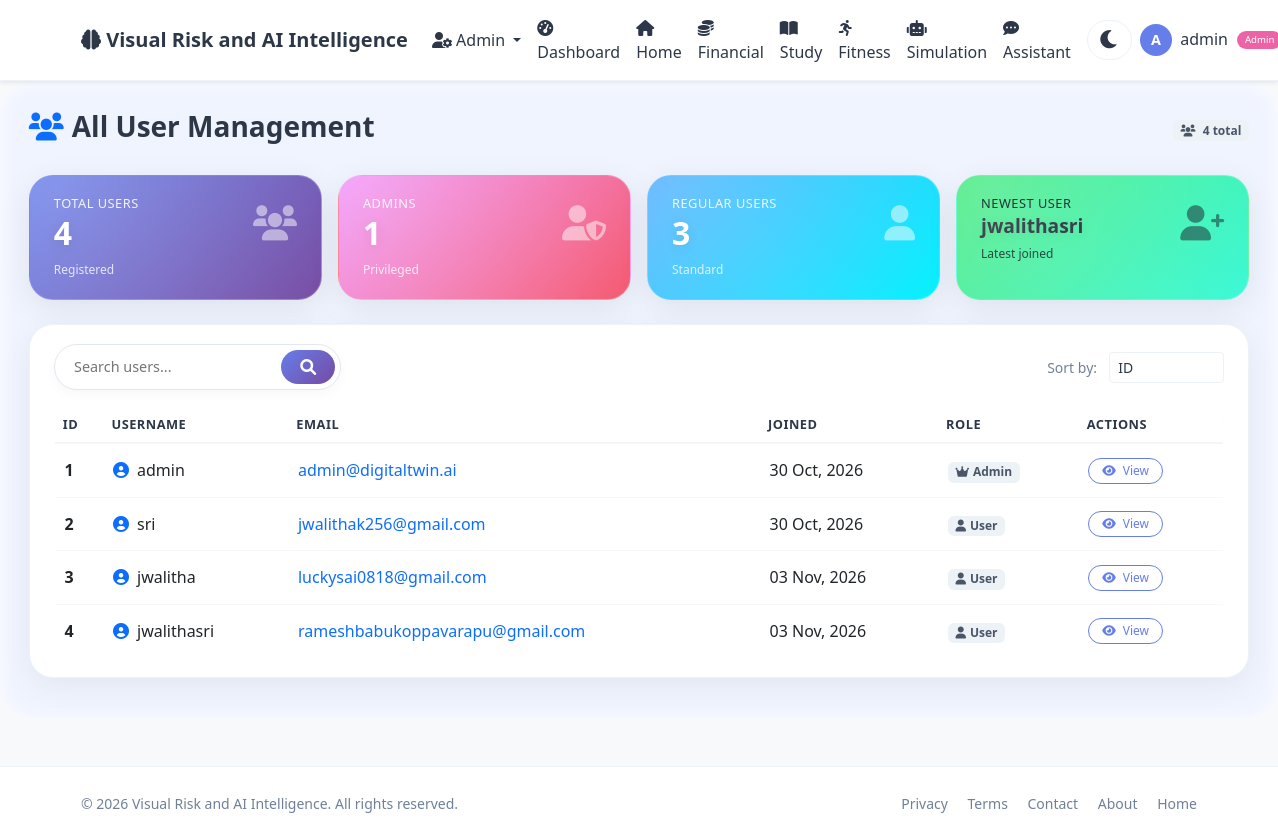
The app's page /admin/users (signed in) with its own data.
### app.py (models this page shows, shortened)
class User(UserMixin, db.Model):
    id = db.Column(db.Integer, primary_key=True)
    username = db.Column(db.String(80), unique=True, nullable=False)
    email = db.Column(db.String(120), unique=True, nullable=False)
    password_hash = db.Column(db.String(200), nullable=False)
    age = db.Column(db.Integer, default=25)
    occupation = db.Column(db.String(100), default='Student')
    monthly_income = db.Column(db.Float, default=50000)
    monthly_expenses = db.Column(db.Float, default=35000)
    savings = db.Column(db.Float, default=100000)
    study_hours_per_week = db.Column(db.Float, default=20)
    fitness_hours_per_week = db.Column(db.Float, default=5)
    sleep_hours_per_day = db.Column(db.Float, default=7)
    created_at = db.Column(db.DateTime, default=datetime.utcnow)
    is_admin = db.Column(db.Boolean, default=False)
    transactions = db.relationship('Transaction', backref='user', lazy=True)
    study_logs = db.relationship('StudyLog', backref='user', lazy=True)
    fitness_logs = db.relationship('FitnessLog', backref='user', lazy=True)
    goals = db.relationship('Goal', backref='user', lazy=True)

### app.py (the view)
@app.route('/admin/users')
@login_required
def admin_users():
    if not current_user.is_admin:
        flash('Admin access required.')
        return redirect(url_for('user_dashboard'))
    users = User.query.all()
    return render_template('admin/users.html', users=users)

### app.py (called while the page is built)
@app.context_processor
def utility_processor():
    return dict(datetime=datetime)

@login_manager.user_loader
def load_user(user_id):
    return User.query.get(int(user_id))

### templates/admin/users.html (shortened to what this page needs)
{% extends "base.html" %}
{% block content %}
<div class="users-wrapper">
    <div class="d-flex flex-wrap justify-content-between align-items-center mb-4">
        <h3 class="fw-bold"><i class="fas fa-users text-primary me-2"></i>All User Management</h3>
        <span class="badge bg-light text-dark"><i class="fas fa-users me-1"></i> {{ users|length }} total</span>
    </div>
    <div class="row g-3 mb-4">
        <div class="col-6 col-md-3">
            <div class="metric-card" style="background: linear-gradient(135deg, #667eea, #764ba2);">
                <div class="d-flex justify-content-between align-items-start">
                    <div>
                        <h5>Total Users</h5>
                        <h2>{{ users|length }}</h2>
                        <small>Registered</small>
                    </div>
                    <div class="card-icon"><i class="fas fa-users"></i></div>
                </div>
            </div>
        </div>
        <div class="col-6 col-md-3">
            <div class="metric-card" style="background: linear-gradient(135deg, #f093fb, #f5576c);">
                <div class="d-flex justify-content-between align-items-start">
                    <div>
                        <h5>Admins</h5>
                        <h2>{{ users|selectattr('is_admin')|list|length }}</h2>
                        <small>Privileged</small>
                    </div>
                    <div class="card-icon"><i class="fas fa-user-shield"></i></div>
                </div>
            </div>
        </div>
        <div class="col-6 col-md-3">
            <div class="metric-card" style="background: linear-gradient(135deg, #4facfe, #00f2fe);">
                <div class="d-flex justify-content-between align-items-start">
                    <div>
                        <h5>Regular Users</h5>
                        <h2>{{ users|rejectattr('is_admin')|list|length }}</h2>
                        <small>Standard</small>
                    </div>
                    <div class="card-icon"><i class="fas fa-user"></i></div>
                </div>
            </div>
        </div>
        <div class="col-6 col-md-3">
            <div class="metric-card" style="background: linear-gradient(135deg, #43e97b, #38f9d7); color: #1a202c;">
                <div class="d-flex justify-content-between align-items-start">
                    <div>
                        <h5>Newest User</h5>
                        <h2 style="font-size:1.2rem;">{{ users[-1].username if users else 'N/A' }}</h2>
                        <small>Latest joined</small>
                    </div>
                    <div class="card-icon"><i class="fas fa-user-plus" style="color: #1a202c;"></i></div>
                </div>
            </div>
        </div>
    </div>
    <div class="glass-card">
        <div class="d-flex flex-wrap justify-content-between align-items-center mb-3">
            <div class="search-box">
                <input type="text" id="userSearch" placeholder="Search users..." onkeyup="filterUsers()">
                <button onclick="filterUsers()"><i class="fas fa-search"></i></button>
            </div>
            <div>
                <span class="text-muted small me-2">Sort by:</span>
                <select class="form-select form-select-sm d-inline-block w-auto" onchange="sortTable(this.value)">
                    <option value="id">ID</option>
                </select>
            </div>
        </div>
        <div class="table-responsive">
            <table class="table table-glass table-hover mb-0" id="userTable">
                <thead>
                    <tr>
                        <th>ID</th>
                        <th>Username</th>
                        <th>Email</th>
                        <th>Joined</th>
                        <th>Role</th>
                        <th>Actions</th>
                    </tr>
                </thead>
                <tbody>
                    {% for u in users %}
                    <tr>
                        <td><span class="fw-bold">{{ u.id }}</span></td>
                        <td><i class="fas fa-user-circle me-2 text-primary"></i>{{ u.username }}</td>
                        <td><a href="mailto:{{ u.email }}" class="text-decoration-none">{{ u.email }}</a></td>
                        <td>{{ u.created_at.strftime('%d %b, %Y') }}</td>
                        <td>
                            {% if u.is_admin %}
                                <span class="badge badge-admin"><i class="fas fa-crown me-1"></i>Admin</span>
                            {% else %}
                                <span class="badge badge-user"><i class="fas fa-user me-1"></i>User</span>
                            {% endif %}
                        </td>
                        <td>
                            <a href="{{ url_for('admin_user_detail', user_id=u.id) }}" class="btn btn-outline-primary action-btn">
                                <i class="fas fa-eye me-1"></i> View
                            </a>
                        </td>
                    </tr>
                    {% endfor %}
                </tbody>
            </table>
        </div>
    </div>
</div>
{% endblock %}

### templates/base.html (shortened to what this page needs)
<!DOCTYPE html>
<html lang="en" data-theme="light">
<head>
    <link
        href="https://cdn.jsdelivr.net/npm/bootstrap@5.3.0/dist/css/bootstrap.min.css"
        rel="stylesheet"
    >
    <link
        rel="stylesheet"
        href="https://cdnjs.cloudflare.com/ajax/libs/font-awesome/6.0.0/css/all.min.css"
    >
</head>
<body>
    <nav class="navbar navbar-expand-lg shadow-sm">
        <div class="container">
            <a class="navbar-brand fw-bold" href="{{ url_for('index') }}">
                <i class="fas fa-brain"></i>
                Visual Risk and AI Intelligence
            </a>
            <div class="collapse navbar-collapse" id="navbarNav">
                <ul class="navbar-nav ms-auto align-items-lg-center">
                    {% if current_user.is_authenticated %}
                        {% if current_user.is_admin %}
                            <li class="nav-item dropdown">
                                <a
                                    class="nav-link dropdown-toggle"
                                    href="#"
                                    id="adminDropdown"
                                    role="button"
                                    data-bs-toggle="dropdown"
                                    aria-expanded="false"
                                >
                                    <i class="fas fa-user-cog"></i> Admin
                                </a>
                            </li>
                        {% endif %}
                        <li class="nav-item">
                            <a class="nav-link" href="{{ url_for('user_dashboard') }}">
                                <i class="fas fa-tachometer-alt me-1"></i>
                                Dashboard
                            </a>
                        </li>
                        <li class="nav-item">
                            <a class="nav-link" href="{{ url_for('index') }}">
                                <i class="fas fa-home"></i> Home
                            </a>
                        </li>
                        <li class="nav-item">
                            <a class="nav-link" href="{{ url_for('user_financial') }}">
                                <i class="fas fa-coins me-1"></i> Financial
                            </a>
                        </li>
                        <li class="nav-item">
                            <a class="nav-link" href="{{ url_for('user_study') }}">
                                <i class="fas fa-book-open me-1"></i> Study
                            </a>
                        </li>
                        <li class="nav-item">
                            <a class="nav-link" href="{{ url_for('user_fitness') }}">
                                <i class="fas fa-running me-1"></i> Fitness
                            </a>
                        </li>
                        <li class="nav-item">
                            <a class="nav-link" href="{{ url_for('user_simulation') }}">
                                <i class="fas fa-robot me-1"></i> Simulation
                            </a>
                        </li>
                        <li class="nav-item">
                            <a class="nav-link" href="{{ url_for('user_assistant') }}">
                                <i class="fas fa-comment-dots me-1"></i> Assistant
                            </a>
                        </li>
                        <li class="nav-item">
                            <button
                                class="theme-toggle"
                                id="themeToggle"
                                type="button"
                                aria-label="Toggle light and dark theme"
                                title="Toggle theme"
                            >
                                <i class="fas fa-moon"></i>
                            </button>
                        </li>
                        <li class="nav-item dropdown">
                            <a
                                class="nav-link dropdown-toggle"
                                href="#"
                                id="userDropdown"
                                role="button"
                                data-bs-toggle="dropdown"
                                aria-expanded="false"
                            >
                                <span class="user-avatar">
                                    {{ (current_user.username or 'U')[0]|upper }}
                                </span>
                                <span class="ms-1">
                                    {{ current_user.username }}
                                </span>
                                {% if current_user.is_admin %}
                                    <span class="admin-badge">Admin</span>
                                {% endif %}
                            </a>
                        </li>
                    {% endif %}
                </ul>
            </div>
        </div>
    </nav>
    <main>
        {% block content %}{% endblock %}
    </main>
    <footer class="mt-5 py-4 border-top">
        <div class="container">
            <div class="row align-items-center">
                <div class="col-md-6 text-center text-md-start">
                    <span class="text-muted small">
                        &copy; 2026 Visual Risk and AI Intelligence.
                        All rights reserved.
                    </span>
                </div>
                <div class="col-md-6 text-center text-md-end mt-3 mt-md-0">
                    <a href="{{ url_for('privacy') }}"
                       class="text-muted text-decoration-none me-3 small">
                        Privacy
                    </a>
                    <a href="{{ url_for('terms') }}"
                       class="text-muted text-decoration-none me-3 small">
                        Terms
                    </a>
                    <a href="{{ url_for('contact') }}"
                       class="text-muted text-decoration-none me-3 small">
                        Contact
                    </a>
                    <a href="{{ url_for('about') }}"
                       class="text-muted text-decoration-none me-3 small">
                        About
                    </a>
                    <a href="{{ url_for('index') }}"
                       class="text-muted text-decoration-none small">
                        Home
                    </a>
                </div>
            </div>
        </div>
    </footer>
</body>
</html>

### templates/base.html (style rules this page uses)
:root { --bg-body: #f8f9fa; --bg-navbar: #ffffff; --bg-card: #ffffff; --text-primary: #2d3748; --text-muted: #718096; --border-color: #edf2f7; --shadow: 0 4px 20px rgba(0, 0, 0, 0.06); --accent: #667eea; --bg-input: #ffffff; --bg-light: #f7fafc; --bg-wrapper: #f0f4ff; --bg-hero: linear-gradient(135deg, #667eea 0%, #764ba2 100%); --dropdown-bg: #ffffff; --dropdown-text: #2d3748; --btn-bg: #667eea; --btn-hover: #5a6fd6; --badge-bg: #edf2f7; --badge-text: #4a5568; --progress-bg: #edf2f7; }
body { background: var(--bg-body) !important; color: var(--text-primary) !important; font-family: "Segoe UI", Tahoma, Geneva, Verdana, sans-serif; min-height: 100vh; transition: background 0.3s, color 0.3s; }
.navbar { background: var(--bg-navbar) !important; border-bottom: 1px solid var(--border-color); }
.navbar-brand, .nav-link { color: var(--text-primary) !important; }
.btn-outline-primary { color: var(--accent) !important; border-color: var(--accent) !important; }
.card, .glass-card, .chart-container, .predict-card, .profile-card, .goals-card, .card-glass, .chart-box, .predict-box, .activity-card { background: var(--bg-card) !important; border-color: var(--border-color) !important; color: var(--text-primary) !important; box-shadow: var(--shadow); }
.bg-light, .bg-white { background: var(--bg-card) !important; }
.text-muted { color: var(--text-muted) !important; }
.form-control, .form-select { background: var(--bg-input) !important; color: var(--text-primary) !important; border-color: var(--border-color) !important; }
.table { color: var(--text-primary) !important; }
.dashboard-wrapper, .finance-wrapper, .study-wrapper, .fitness-wrapper, .assistant-wrapper, .sim-wrapper, .users-wrapper, .detail-wrapper, .about-wrapper, .privacy-wrapper, .terms-wrapper, .contact-wrapper { background: var(--bg-wrapper) !important; }
.border-top, .border-bottom { border-color: var(--border-color) !important; }
.badge { background: var(--badge-bg) !important; color: var(--badge-text) !important; }
.admin-badge { font-size: 0.6rem; background: #ed64a6; color: #ffffff; padding: 0.15rem 0.5rem; border-radius: 30px; margin-left: 0.3rem; vertical-align: middle; }
.theme-toggle { background: var(--bg-input); border: 1px solid var(--border-color); font-size: 1.3rem; color: var(--text-primary); cursor: pointer; transition: transform 0.3s; padding: 0.2rem 0.7rem; border-radius: 30px; margin-left: 0.5rem; }
.user-avatar { width: 32px; height: 32px; border-radius: 50%; background: var(--accent); color: #ffffff; display: inline-flex; align-items: center; justify-content: center; font-weight: 600; font-size: 0.9rem; }
footer { background: var(--bg-card) !important; border-color: var(--border-color) !important; }

### records on screen
User: username "A", username "admin", id "1", email "admin@digitaltwin.ai", created_at "30 Oct, 2026", is_admin True (drawn)
User: username "jwalithasri", id "4", email "rameshbabukoppavarapu@gmail.com", created_at "03 Nov, 2026", is_admin False (drawn)
User: id "2", username "sri", email "jwalithak256@gmail.com", created_at "30 Oct, 2026", is_admin False (drawn)
User: id "3", username "jwalitha", email "luckysai0818@gmail.com", created_at "03 Nov, 2026", is_admin False (drawn)

### other values on screen
{{ users|length }} "4"
{{ users|selectattr('is_admin')|list|length }} "1"
{{ users|rejectattr('is_admin')|list|length }} "3"
